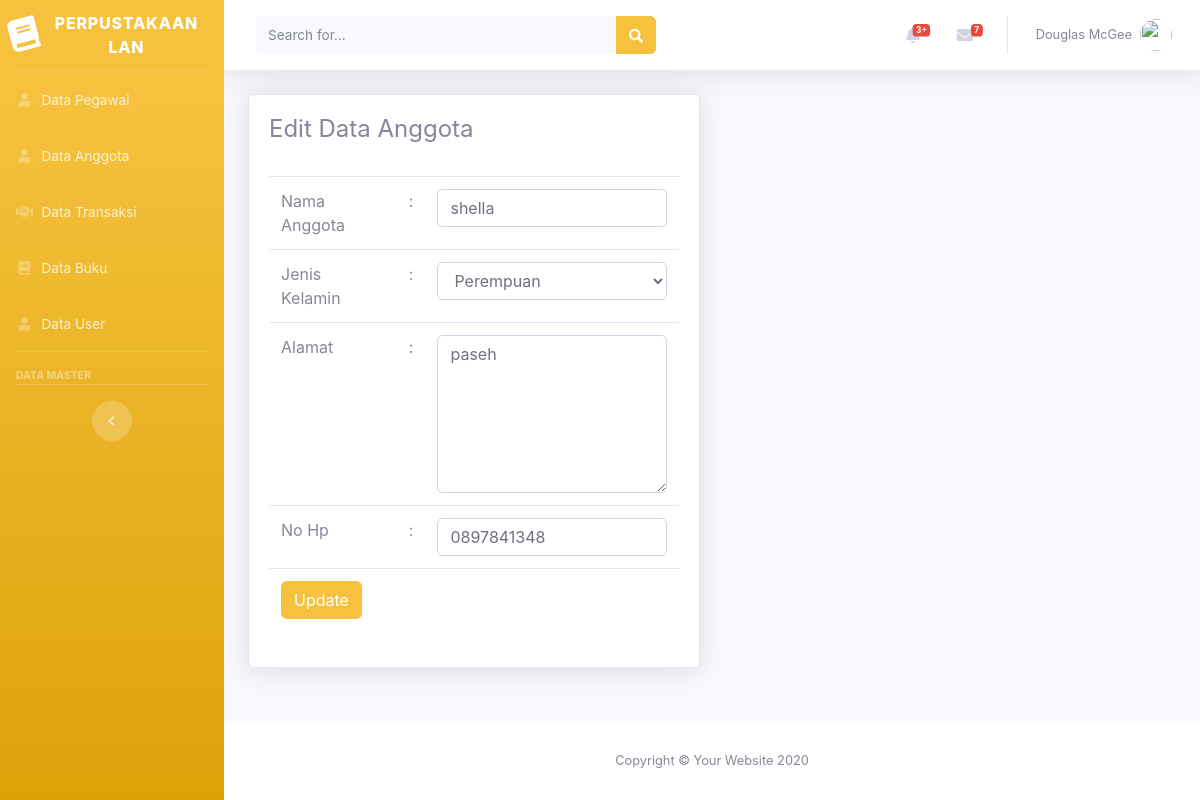
/perpustakaan_Lan/beranda.php?page=anggota&aksi=edit&id=17, run on the app's committed database.
### tables this page shows
CREATE TABLE `tabel_anggota` (
  `id_anggota` int(5) NOT NULL,
  `nama_anggota` varchar(50) NOT NULL,
  `jenis_kelamin` varchar(15) NOT NULL,
  `alamat` text NOT NULL,
  `no_hp` varchar(20) NOT NULL
);

### perpustakaan_Lan/views/anggota/editanggota.php (the view, shortened to what this page needs)
<?php
    @$id = $_GET['id'];
    $sql    = "select * from tabel_anggota where id_anggota=$id";
    $show   = $db->query($sql);
    $hasil  = mysqli_fetch_assoc($show);
    $jk = $hasil['jenis_kelamin'];
?>
<div class="container-fluid">
    <div class="row">
        <div class="col-lg-6">
            <div class="card shadow mb-4">
                <div class="card-body">
                    <div class="table-responsive">
                        <h4>Edit Data Anggota</h4>
                        <br>
                        <form action="model/anggota/prosesupdateanggota.php" method="POST">
                            <table class="table">
                                <tr>
                                    <td>Nama Anggota</td>
                                    <td>:</td>
                                    <td><input type="text"  class="form-control" name="nama_anggota" id="nama_anggota" value="<?php echo $hasil['nama_anggota']?>"></td>
                                </tr>
                                <tr>
                                    <td>Jenis Kelamin</td>
                                    <td>:</td>
                                    <td>
                                        <select class="form-control" name="jenis_kelamin" id="jenis_kelamin">
                                            <option value="p" <?php if($jk=='p'){ echo"selected"; } ?>>Perempuan</option>
                                        </select>
                                    </td>
                                </tr>
                                <tr>
                                    <td>Alamat</td>
                                    <td>:</td>
                                    <td><textarea class="form-control" name="alamat" id="alamat" cols="10" rows="6"><?php echo  $hasil['alamat']?></textarea></td>
                                </tr>
                                <tr>
                                    <td>No Hp</td>
                                    <td>:</td>
                                    <td><input type="text"  class="form-control" name="no_hp" id="no_hp" value="<?php echo $hasil['no_hp']?>"></td>
                                </tr>
                                <tr>
                                    <td colspan="3">
                                        <input type="submit" class="btn btn-warning" value="Update">
                                    </td>
                                </tr>
                            </table>
                        </form>
                    </div>
                </div>
            </div>
        </div>
    </div>
</div>

### data on the page
tabel_anggota: nama_anggota "shella", jenis_kelamin "Perempuan", alamat "paseh", no_hp "0897841348"
